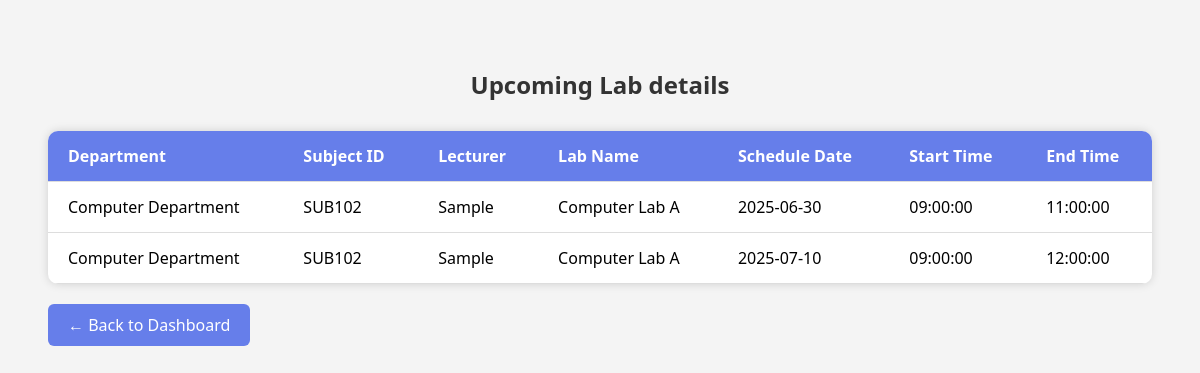
Page /upcoming_labs.php (signed in) on the committed database.
### tables this page shows
CREATE TABLE `lab_booking` (
  `Booking_ID` int(11) NOT NULL,
  `Instruc_ID` varchar(10) DEFAULT NULL,
  `Lab_ID` varchar(10) DEFAULT NULL,
  `Usage_date` date DEFAULT NULL,
  `Start_time` time DEFAULT NULL,
  `End_time` time DEFAULT NULL,
  `Status` enum('Pending','Approved','Rejected') DEFAULT 'Pending',
  `notified` tinyint(1) DEFAULT 0
);

CREATE TABLE `instructor` (
  `Instruc_ID` varchar(10) NOT NULL,
  `Instruc_name` varchar(50) DEFAULT NULL,
  `Instruc_Email` varchar(50) DEFAULT NULL,
  `Department` varchar(50) DEFAULT NULL,
  `TO_ID` varchar(10) DEFAULT NULL,
  `Lecturer_ID` varchar(10) DEFAULT NULL,
  `Subject_ID` varchar(10) DEFAULT NULL
);

CREATE TABLE `laboratory` (
  `Lab_ID` varchar(10) NOT NULL,
  `Lab_name` varchar(50) DEFAULT NULL,
  `Capacity` int(11) DEFAULT NULL,
  `Availability` varchar(20) DEFAULT NULL,
  `TO_ID` varchar(10) DEFAULT NULL
);

### upcoming_labs.php (the view, shortened to what this page needs)
<?php
include 'db.php';
$instruc_id = $_SESSION['user_id'];
$stmt = $conn->prepare("
    SELECT lb.Booking_ID, lb.Usage_date, lb.Start_time, lb.End_time,
           l.Lab_name, i.Instruc_name, i.Department, i.Subject_ID
    FROM lab_booking lb
    JOIN laboratory l ON lb.Lab_ID = l.Lab_ID
    JOIN instructor i ON lb.Instruc_ID = i.Instruc_ID
    WHERE lb.Instruc_ID = ?
    ORDER BY lb.Usage_date ASC
");
$stmt->bind_param("s", $instruc_id);
$stmt->execute();
$result = $stmt->get_result();
?>
<!DOCTYPE html>
<html>
<head>
</head>
<body>
    <h2>Upcoming Lab details</h2>
    <table>
        <tr>
            <th>Department</th>
            <th>Subject ID</th>
            <th>Lecturer</th>
            <th>Lab Name</th>
            <th>Schedule Date</th>
            <th>Start Time</th>
            <th>End Time</th>
        </tr>
        <?php while ($row = $result->fetch_assoc()): ?>
        <tr>
            <td><?= htmlspecialchars($row['Department']) ?></td>
            <td><?= htmlspecialchars($row['Subject_ID']) ?></td>
            <td><?= htmlspecialchars($row['Instruc_name']) ?></td>
            <td><?= htmlspecialchars($row['Lab_name']) ?></td>
            <td><?= htmlspecialchars($row['Usage_date']) ?></td>
            <td><?= htmlspecialchars($row['Start_time']) ?></td>
            <td><?= htmlspecialchars($row['End_time']) ?></td>
        </tr>
        <?php endwhile; ?>
    </table>
    <a class="back-btn" href="instructor_dashboard.php">← Back to Dashboard</a>
</body>
</html>

### upcoming_labs.php (style rules this page uses)
body { font-family: 'Segoe UI', sans-serif; padding: 40px; background-color: #f4f4f4; }
h2 { text-align: center; color: #333; }
table { width: 100%; margin-top: 30px; border-collapse: collapse; background-color: white; border-radius: 10px; overflow: hidden; box-shadow: 0 0 10px rgba(0,0,0,0.15); }
th, td { padding: 14px 20px; text-align: left; border-bottom: 1px solid #ddd; }
th { background-color: #667eea; color: white; }
.back-btn { display: inline-block; margin-top: 20px; text-decoration: none; color: white; background-color: #667eea; padding: 10px 20px; border-radius: 6px; }

### rows in the picture
lab_booking: Instruc_ID.Department "Computer Department", Instruc_ID.Subject_ID "SUB102", Instruc_ID.Instruc_name "Sample", Lab_ID.Lab_name "Computer Lab A", Usage_date "2025-06-30", Start_time "09:00:00", End_time "11:00:00"
lab_booking: Instruc_ID.Department "Computer Department", Instruc_ID.Subject_ID "SUB102", Instruc_ID.Instruc_name "Sample", Lab_ID.Lab_name "Computer Lab A", Usage_date "2025-07-10", Start_time "09:00:00", End_time "12:00:00"
